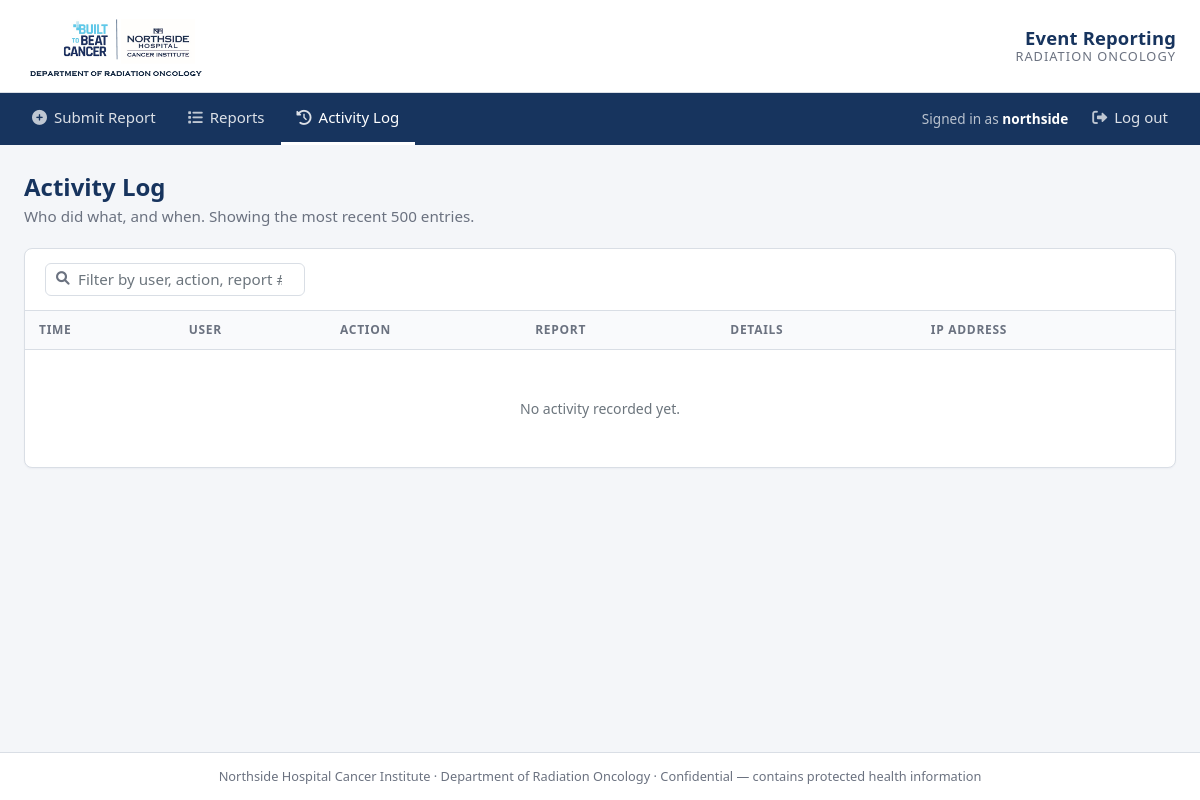
/activityLog/ (signed in), run on an earlier commit of the app's database.
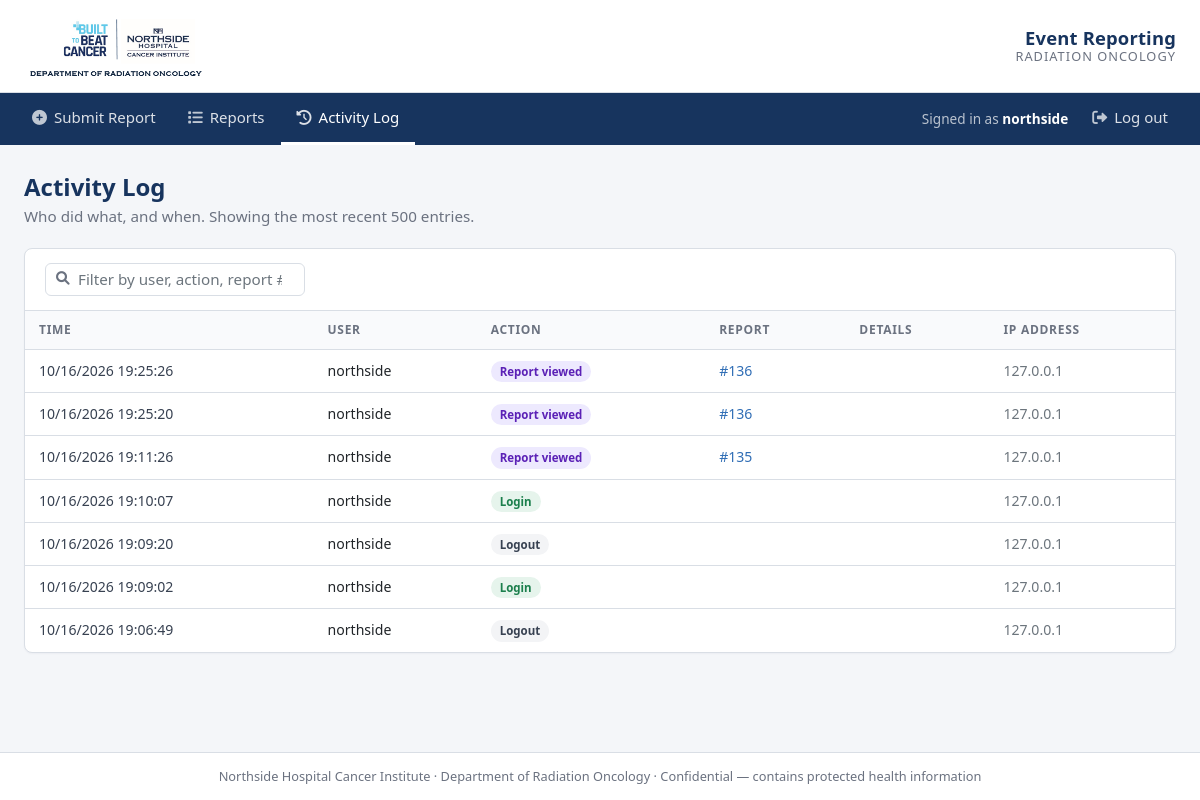
And on a later commit of the database.
### Report/models.py (models this page shows, shortened)
class ActivityLog(models.Model):
    ACTIONS = [
        ("REPORT_ADDED", "Report added"),
        ("REPORT_EDITED", "Report edited"),
        ("REPORT_DELETED", "Report deleted"),
        ("REPORT_VIEWED", "Report viewed"),
        ("LOGIN", "Login"),
        ("LOGIN_FAILED", "Login failed"),
        ("LOGOUT", "Logout"),
    ]
    timestamp = models.DateTimeField(auto_now_add=True, db_index=True)
    user = models.ForeignKey(settings.AUTH_USER_MODEL, null=True, blank=True,
                             on_delete=models.SET_NULL, related_name="activity_logs")
    username = models.CharField(max_length=150, blank=True, default="")  # kept even if the user is deleted / login failed
    action = models.CharField(max_length=30, choices=ACTIONS, db_index=True)
    report_id = models.IntegerField(null=True, blank=True)  # not a FK so the row survives report deletion
    details = models.CharField(max_length=500, blank=True, default="")
    ip_address = models.GenericIPAddressField(null=True, blank=True)
    class Meta:
        ordering = ["-timestamp"]

### Report/views.py (the view)
# urls.py: path('activityLog/', views.activityLog, name='activityLog'),
@login_required
def activityLog(request):
    logs = ActivityLog.objects.select_related("user")[:500]
    return render(request, 'activityLog.html', {'logs': logs})

### Report/templates/activityLog.html (shortened to what this page needs)
{% extends 'base.html' %}
{% block content %}
<div class="page-head">
  <div>
    <h1>Activity Log</h1>
    <p class="lead-text">Who did what, and when. Showing the most recent 500 entries.</p>
  </div>
</div>
<div class="ns-card">
  <div class="card-head">
    <div class="toolbar"><div class="search">
      <i class="fas fa-search"></i>
      <input type="search" class="form-control form-control-sm" id="quickFilter" placeholder="Filter by user, action, report #…">
    </div></div>
  </div>
  <div class="table-responsive">
    <table class="table ns-table">
      <thead><tr><th>Time</th><th>User</th><th>Action</th><th>Report</th><th>Details</th><th>IP address</th></tr></thead>
      <tbody>
      {% for log in logs %}
        <tr data-row>
          <td class="mono">{{ log.timestamp|date:"m/d/Y H:i:s" }}</td>
          <td>{{ log.username|default:"<span class='text-muted'>anonymous</span>" }}</td>
          <td><span class="act act-{{ log.action }}">{{ log.get_action_display }}</span></td>
          <td class="mono">{% if log.report_id %}<a href="{% url 'showSingleReport' log.report_id %}">#{{ log.report_id }}</a>{% endif %}</td>
          <td>{{ log.details }}</td>
          <td class="mono text-muted">{{ log.ip_address|default:"" }}</td>
        </tr>
      {% empty %}
        <tr><td colspan="6" class="text-center text-muted py-5">No activity recorded yet.</td></tr>
      {% endfor %}
      </tbody>
    </table>
  </div>
</div>
{% endblock %}

### Report/templates/base.html (shortened to what this page needs)
<!doctype html>
{% load static %}
<html lang="en">
<head>
  <link rel="stylesheet" href="{% static 'vendor/bootstrap/bootstrap.min.css' %}">
  <link rel="stylesheet" href="{% static 'vendor/fontawesome/css/all.min.css' %}">
</head>
<body>
  <header class="ns-header">
    <div class="inner">
      <img src="{% static 'NSHCI_Logo.png' %}" alt="Northside Hospital Cancer Institute — Department of Radiation Oncology">
      <div class="app-title">
        <div class="name">Event Reporting</div>
        <div class="sub">Radiation Oncology</div>
      </div>
    </div>
  </header>
  <nav class="ns-nav">
    <div class="inner">
      <ul>
        <li><a href="{% url 'addReport' %}" class="{% if request.resolver_match.url_name == 'addReport' %}active{% endif %}"><i class="fas fa-plus-circle"></i>Submit Report</a></li>
        {% if user.is_authenticated %}
          <li><a href="{% url 'showReports' %}" class="{% if request.resolver_match.url_name in 'showReports showSingleReport editReport' %}active{% endif %}"><i class="fas fa-list"></i>Reports</a></li>
          <li><a href="{% url 'activityLog' %}" class="{% if request.resolver_match.url_name == 'activityLog' %}active{% endif %}"><i class="fas fa-history"></i>Activity Log</a></li>
        {% endif %}
      </ul>
      <ul>
        {% if user.is_authenticated %}
          <li class="d-flex align-items-center"><span class="user">Signed in as <strong>{{ user.get_username }}</strong></span></li>
          <li><a href="{% url 'logout' %}"><i class="fas fa-sign-out-alt"></i>Log out</a></li>
        {% else %}
          <li><a href="{% url 'login' %}" class="{% if request.resolver_match.url_name == 'login' %}active{% endif %}"><i class="fas fa-lock"></i>Login</a></li>
        {% endif %}
      </ul>
    </div>
  </nav>
  <main class="ns-main">
    {% block content %}{% endblock %}
  </main>
  <footer class="ns-footer">
    Northside Hospital Cancer Institute · Department of Radiation Oncology · Confidential — contains protected health information
  </footer>
</body>
</html>

### Report/templates/base.html (style rules this page uses)
:root { --ns-navy: #17345E; --ns-navy-dark: #10264a; --ns-blue: #2F6DB5; --ns-sky: #E8F0F8; --ns-ink: #1F2937; --ns-muted: #6B7280; --ns-line: #D9DEE5; --ns-bg: #F4F6F9; --ns-danger: #B42318; --ns-success: #1B7F4C; }
html, body { height: 100%; }
body { margin: 0; background: var(--ns-bg); color: var(--ns-ink); font-family: "Segoe UI", -apple-system, BlinkMacSystemFont, Roboto, "Helvetica Neue", Arial, sans-serif; font-size: 15px; display: flex; flex-direction: column; }
a { color: var(--ns-blue); }
.ns-header { background: #fff; border-bottom: 1px solid var(--ns-line); }
.ns-header .inner { max-width: 1200px; margin: 0 auto; padding: 14px 24px; display: flex; align-items: center; justify-content: space-between; gap: 24px; }
.ns-header img { height: 64px; width: auto; }
.ns-header .app-title { text-align: right; line-height: 1.2; }
.ns-header .app-title .name { font-size: 1.15rem; font-weight: 600; color: var(--ns-navy); letter-spacing: .01em; }
.ns-header .app-title .sub { font-size: .8rem; color: var(--ns-muted); text-transform: uppercase; letter-spacing: .08em; }
.ns-nav { background: var(--ns-navy); }
.ns-nav .inner { max-width: 1200px; margin: 0 auto; padding: 0 16px; display: flex; align-items: center; justify-content: space-between; flex-wrap: wrap; }
.ns-nav ul { list-style: none; margin: 0; padding: 0; display: flex; flex-wrap: wrap; }
.ns-nav a { display: block; padding: 13px 16px; color: rgba(255,255,255,.85); font-weight: 500; text-decoration: none; border-bottom: 3px solid transparent; transition: background .15s, color .15s; }
.ns-nav a.active { color: #fff; border-bottom-color: #fff; }
.ns-nav a .fa, .ns-nav a .fas { margin-right: 7px; opacity: .85; }
.ns-nav .user { color: rgba(255,255,255,.7); font-size: .85rem; padding: 0 8px; }
.ns-nav .user strong { color: #fff; font-weight: 600; }
main.ns-main { flex: 1; max-width: 1200px; width: 100%; margin: 0 auto; padding: 28px 24px 64px; }
.page-head { display: flex; align-items: flex-end; justify-content: space-between; gap: 16px; margin-bottom: 20px; flex-wrap: wrap; }
.page-head h1 { font-size: 1.5rem; font-weight: 600; color: var(--ns-navy); margin: 0; }
.page-head .lead-text { color: var(--ns-muted); margin: 4px 0 0; font-size: .95rem; }
.ns-card { background: #fff; border: 1px solid var(--ns-line); border-radius: 8px; box-shadow: 0 1px 2px rgba(16,38,74,.04); }
.ns-card .card-head { padding: 14px 20px; border-bottom: 1px solid var(--ns-line); font-weight: 600; color: var(--ns-navy); font-size: .95rem; display: flex; align-items: center; justify-content: space-between; }
.form-control { border-color: var(--ns-line); border-radius: 6px; font-size: .95rem; }
.ns-footer { border-top: 1px solid var(--ns-line); background: #fff; color: var(--ns-muted); font-size: .8rem; text-align: center; padding: 14px; }

### Report/templates/activityLog.html (style rules this page uses)
.ns-table { margin: 0; font-size: .88rem; }
.ns-table thead th { background: #F9FAFC; color: var(--ns-muted); font-weight: 600; font-size: .75rem; text-transform: uppercase; letter-spacing: .06em; border-top: 0; border-bottom: 1px solid var(--ns-line); white-space: nowrap; padding: 10px 14px; }
.ns-table tbody td { padding: 10px 14px; border-top: 1px solid var(--ns-line); vertical-align: top; }
.mono { font-variant-numeric: tabular-nums; white-space: nowrap; color: #374151; }
.act { display: inline-block; padding: 2px 9px; border-radius: 999px; font-size: .72rem; font-weight: 600; white-space: nowrap; background: #F3F4F6; color: #374151; }
.act-REPORT_VIEWED { background: #EDE9FE; color: #5B21B6; }
.act-LOGIN { background: #E6F4EC; color: #1B7F4C; }
.act-LOGOUT { background: #F3F4F6; color: #374151; }
.toolbar .search { position: relative; }
.toolbar .search input { padding-left: 32px; width: 260px; }
.toolbar .search i { position: absolute; left: 11px; top: 50%; transform: translateY(-50%); color: var(--ns-muted); font-size: .85rem; }

What changed in the data, as far as the page shows it:
added ActivityLog: timestamp "10/16/2026 19:25:26", username "northside", action "Report viewed", report_id "136", ip_address "127.0.0.1"
added ActivityLog: timestamp "10/16/2026 19:25:20", username "northside", action "Report viewed", report_id "136", ip_address "127.0.0.1"
added ActivityLog: timestamp "10/16/2026 19:11:26", username "northside", action "Report viewed", report_id "135", ip_address "127.0.0.1"
added ActivityLog: timestamp "10/16/2026 19:10:07", username "northside", action "Login", ip_address "127.0.0.1"
added ActivityLog: timestamp "10/16/2026 19:09:20", username "northside", action "Logout", ip_address "127.0.0.1"
added ActivityLog: timestamp "10/16/2026 19:09:02", username "northside", action "Login", ip_address "127.0.0.1"
added ActivityLog: timestamp "10/16/2026 19:06:49", username "northside", action "Logout", ip_address "127.0.0.1"
Also different on the page:
text no longer shown: "No activity recorded yet."
